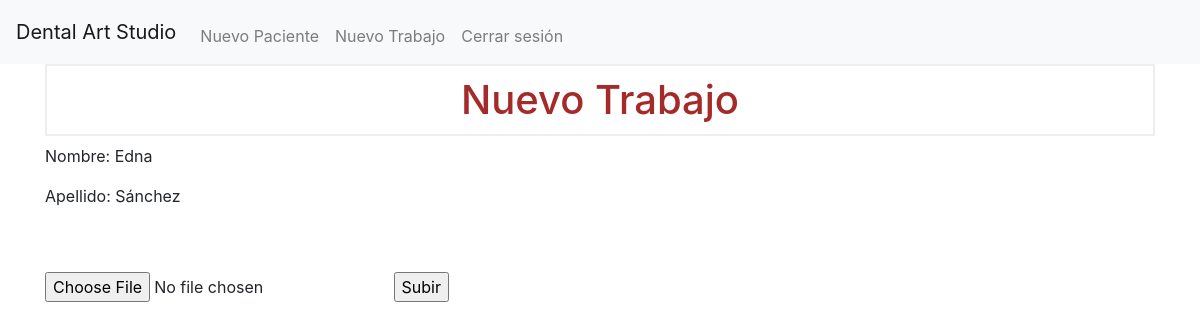
The app's page /new_job/4 (signed in), older data.
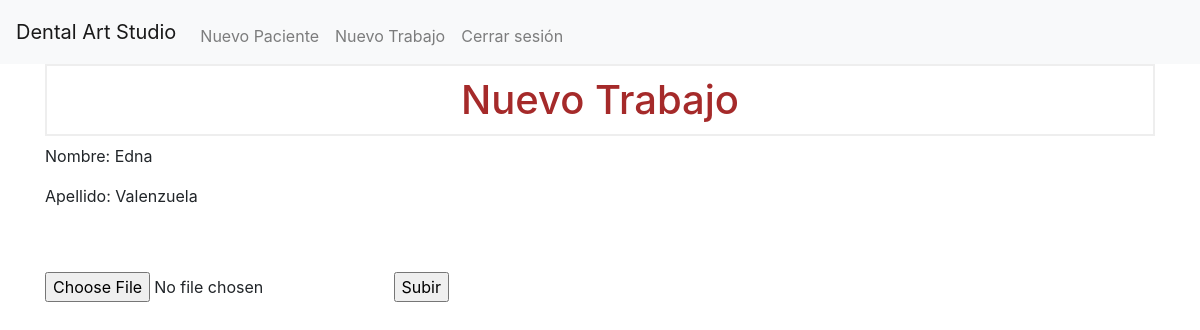
The same page, newer data.
### tables this page shows
CREATE TABLE patients (
    id INTEGER PRIMARY KEY AUTOINCREMENT,
    doctor_id INTEGER,
    first_name  TEXT NOT NULL,
    last_name TEXT NOT NULL,
    age INTEGER NOT NULL,
    face_shape TEXT,
    basic_color TEXT,
    colorimeter TEXT,
    gum_color TEXT,
    FOREIGN KEY (doctor_id) REFERENCES doctors (id)
);

### app.py (the view, shortened to what this page needs)
@app.route('/new_job', defaults={'patient_id': None}, methods=('GET','POST'))
@app.route('/new_job/<int:patient_id>', methods=('GET','POST'))
@login_required
def new_job(patient_id):
    patients = get_patients(session.get("user_id"))
    selected_patient = next((p for p in patients if p['id'] == patient_id), None) if patient_id else None
    return render_template('new_job.html', patients=patients, selected_patient=selected_patient)

### helpers.py (called while the page is built)
def login_required(f):
    @wraps(f)
    def decorated_function(*args, **kwargs):
        if session.get("user_id") is None:
            return redirect("/login")
        return f(*args, **kwargs)
    return decorated_function

def get_db_connection():
    conn = sqlite3.connect('database.db')
    conn.row_factory = sqlite3.Row
    conn.execute("PRAGMA foreign_keys = ON;")  # Habilita las restricciones de clave foránea
    return conn

def get_patients(user_id):
    try:
        conny = get_db_connection()
        db = conny.cursor()
        patients = db.execute("SELECT * FROM patients WHERE doctor_id = ?", (user_id,)).fetchall()
        conny.close()
        patients = [dict(patient) for patient in patients]
        return patients
    except Exception as e:
        print(f"Error al obtener pacientes: {e}")
        return None

### templates/new_job.html (shortened to what this page needs)
{% extends "base.html" %}
{% block content %}
<h1>{% block title %}Nuevo Trabajo{% endblock %}</h1>
<form action="{{ url_for('new_job') }}" method="post" enctype="multipart/form-data">
    {% if selected_patient %}
        <p>Nombre: {{ selected_patient.first_name }}</p>
        <p>Apellido: {{ selected_patient.last_name }}</p>
    {% endif %}
    <br>
    <br>
    <input type="file" name="file">
    <input type="submit" value="Subir">
</form>
{% endblock %}

### templates/base.html (shortened to what this page needs)
<!doctype html>
<html lang="es">
  <head>
    <link rel="stylesheet" href="{{ url_for('static', filename= 'css/style.css') }}">
    <link rel="stylesheet" href="https://stackpath.bootstrapcdn.com/bootstrap/4.3.1/css/bootstrap.min.css">
  </head>
  <body>
    <nav class="navbar navbar-expand-md navbar-light bg-light">
        <a class="navbar-brand" href="{{ url_for('index')}}">Dental Art Studio</a>
        <div class="collapse navbar-collapse" id="navbarNav">
            {% if session["user_id"] %}
            <ul class="navbar-nav ms-auto mt-2">
              <li class="nav-item"><a class="nav-link" href="{{ url_for('add_patient') }}">Nuevo Paciente</a></li>
              <li class="nav-item"><a class="nav-link" href="{{ url_for('new_job') }}">Nuevo Trabajo</a></li>
              <li class="nav-item"><a class="nav-link" href="{{ url_for('logout') }}">Cerrar sesión</a></li>
            </ul>
            {% else %}
            <ul class="navbar-nav ms-auto mt-2">
              <li class="nav-item"><a class="nav-link" href="{{ url_for('register') }}">Registrarse</a></li>
              <li class="nav-item"><a class="nav-link" href="{{ url_for('login') }}">Iniciar sesión</a></li>
            </ul>
            {% endif %}
        </div>
    </nav>
    <div class="container">
      {% block content %} {% endblock %}
    </div>
  </body>
</html>

### static/css/style.css (style rules this page uses)
h1 { border: 2px #eee solid; color: brown; text-align: center; padding: 10px; }

Row changes from the older to the newer data that the page shows:
changed patients "Edna": last_name "Sánchez" → "Valenzuela"
